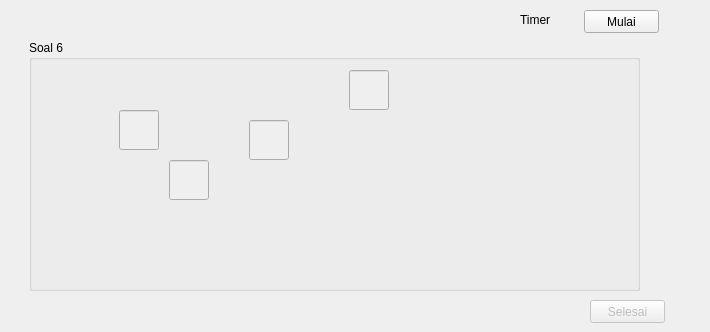
<?xml version="1.0" encoding="UTF-8"?>
<ui version="4.0">
 <class>Form</class>
 <widget class="QWidget" name="Form">
  <property name="geometry">
   <rect>
    <x>0</x>
    <y>0</y>
    <width>710</width>
    <height>332</height>
   </rect>
  </property>
  <property name="windowTitle">
   <string>Form</string>
  </property>
  <widget class="QGroupBox" name="groupBox">
   <property name="geometry">
    <rect>
     <x>29</x>
     <y>40</y>
     <width>611</width>
     <height>251</height>
    </rect>
   </property>
   <property name="title">
    <string>Soal 6</string>
   </property>
   <widget class="QLabel" name="label">
    <property name="geometry">
     <rect>
      <x>40</x>
      <y>20</y>
      <width>521</width>
      <height>201</height>
     </rect>
    </property>
    <property name="text">
     <string/>
    </property>
    <property name="pixmap">
     <pixmap>data/question/AA/6.PNG</pixmap>
    </property>
    <property name="scaledContents">
     <bool>true</bool>
    </property>
   </widget>
   <widget class="QLineEdit" name="lineEdit_2">
    <property name="enabled">
     <bool>false</bool>
    </property>
    <property name="geometry">
     <rect>
      <x>220</x>
      <y>80</y>
      <width>40</width>
      <height>40</height>
     </rect>
    </property>
    <property name="sizePolicy">
     <sizepolicy hsizetype="Fixed" vsizetype="Fixed">
      <horstretch>0</horstretch>
      <verstretch>0</verstretch>
     </sizepolicy>
    </property>
    <property name="maximumSize">
     <size>
      <width>40</width>
      <height>40</height>
     </size>
    </property>
    <property name="font">
     <font>
      <pointsize>20</pointsize>
     </font>
    </property>
    <property name="maxLength">
     <number>1</number>
    </property>
    <property name="alignment">
     <set>Qt::AlignCenter</set>
    </property>
   </widget>
   <widget class="QLineEdit" name="lineEdit_3">
    <property name="enabled">
     <bool>false</bool>
    </property>
    <property name="geometry">
     <rect>
      <x>140</x>
      <y>120</y>
      <width>40</width>
      <height>40</height>
     </rect>
    </property>
    <property name="sizePolicy">
     <sizepolicy hsizetype="Fixed" vsizetype="Fixed">
      <horstretch>0</horstretch>
      <verstretch>0</verstretch>
     </sizepolicy>
    </property>
    <property name="maximumSize">
     <size>
      <width>40</width>
      <height>40</height>
     </size>
    </property>
    <property name="font">
     <font>
      <pointsize>20</pointsize>
     </font>
    </property>
    <property name="maxLength">
     <number>1</number>
    </property>
    <property name="alignment">
     <set>Qt::AlignCenter</set>
    </property>
   </widget>
   <widget class="QLineEdit" name="lineEdit_4">
    <property name="enabled">
     <bool>false</bool>
    </property>
    <property name="geometry">
     <rect>
      <x>90</x>
      <y>70</y>
      <width>40</width>
      <height>40</height>
     </rect>
    </property>
    <property name="sizePolicy">
     <sizepolicy hsizetype="Fixed" vsizetype="Fixed">
      <horstretch>0</horstretch>
      <verstretch>0</verstretch>
     </sizepolicy>
    </property>
    <property name="maximumSize">
     <size>
      <width>40</width>
      <height>40</height>
     </size>
    </property>
    <property name="font">
     <font>
      <pointsize>20</pointsize>
     </font>
    </property>
    <property name="maxLength">
     <number>1</number>
    </property>
    <property name="alignment">
     <set>Qt::AlignCenter</set>
    </property>
   </widget>
   <widget class="QLineEdit" name="lineEdit_5">
    <property name="enabled">
     <bool>false</bool>
    </property>
    <property name="geometry">
     <rect>
      <x>320</x>
      <y>30</y>
      <width>40</width>
      <height>40</height>
     </rect>
    </property>
    <property name="sizePolicy">
     <sizepolicy hsizetype="Fixed" vsizetype="Fixed">
      <horstretch>0</horstretch>
      <verstretch>0</verstretch>
     </sizepolicy>
    </property>
    <property name="maximumSize">
     <size>
      <width>40</width>
      <height>40</height>
     </size>
    </property>
    <property name="font">
     <font>
      <pointsize>20</pointsize>
     </font>
    </property>
    <property name="maxLength">
     <number>1</number>
    </property>
    <property name="alignment">
     <set>Qt::AlignCenter</set>
    </property>
   </widget>
  </widget>
  <widget class="QPushButton" name="nextEx">
   <property name="enabled">
    <bool>false</bool>
   </property>
   <property name="geometry">
    <rect>
     <x>590</x>
     <y>300</y>
     <width>75</width>
     <height>23</height>
    </rect>
   </property>
   <property name="text">
    <string>Selesai</string>
   </property>
  </widget>
  <widget class="QLabel" name="ttimer">
   <property name="geometry">
    <rect>
     <x>520</x>
     <y>10</y>
     <width>51</width>
     <height>20</height>
    </rect>
   </property>
   <property name="text">
    <string>Timer</string>
   </property>
  </widget>
  <widget class="QPushButton" name="startEx">
   <property name="geometry">
    <rect>
     <x>584</x>
     <y>10</y>
     <width>75</width>
     <height>23</height>
    </rect>
   </property>
   <property name="text">
    <string>Mulai</string>
   </property>
  </widget>
 </widget>
 <resources/>
 <connections/>
</ui>
